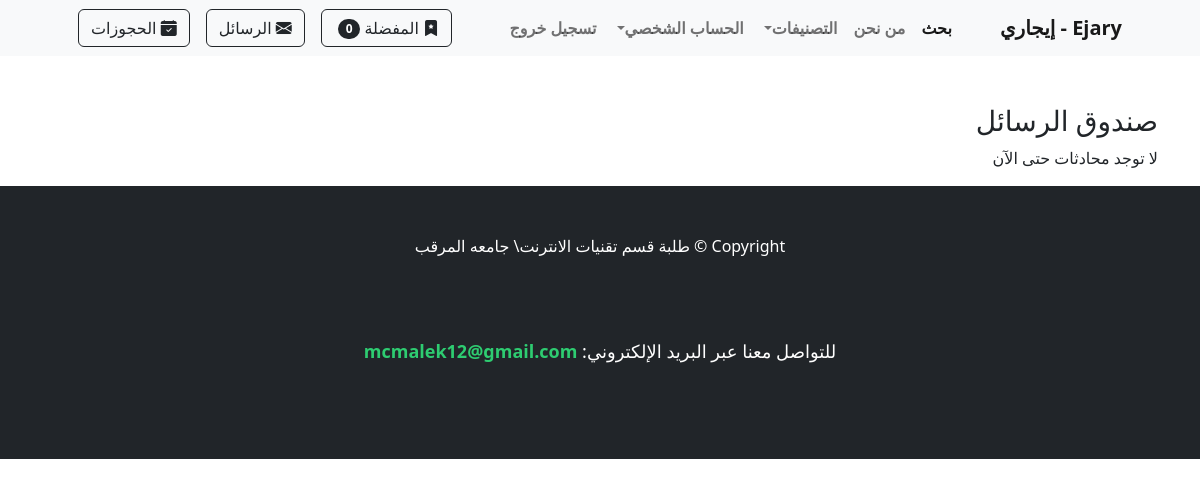
Before: /inbox/ (signed in) with the older database file.
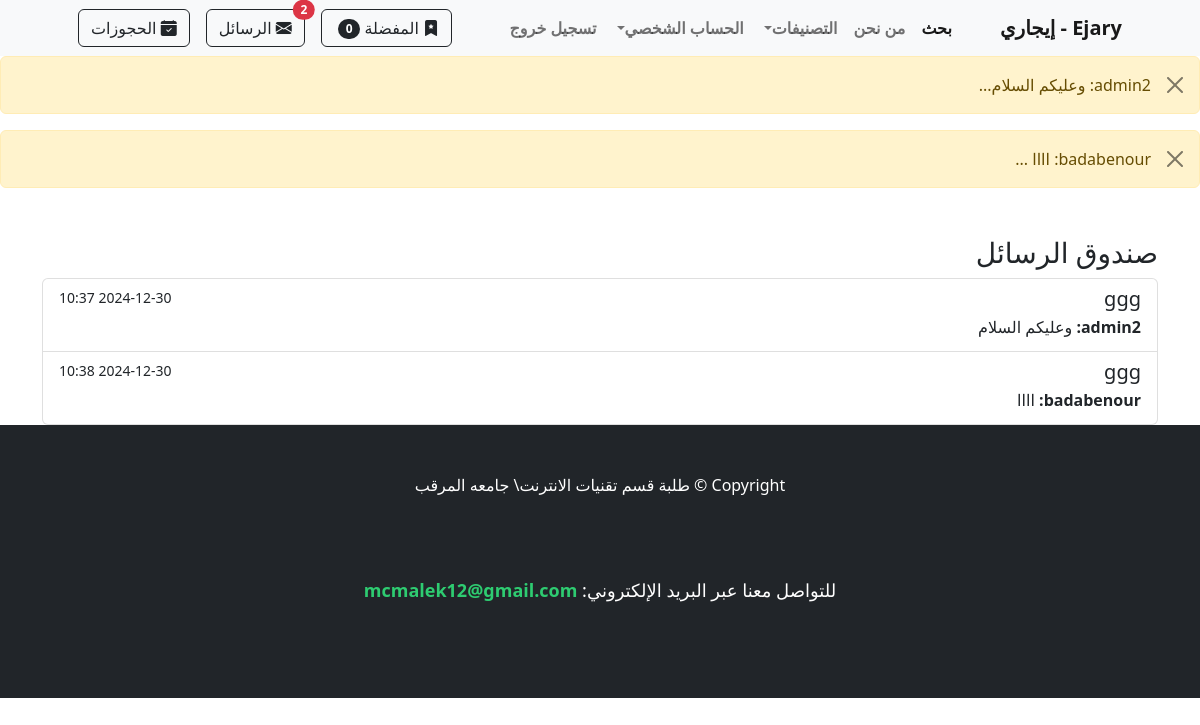
After: the same page with the newer database file.
### store/models.py (models this page shows, shortened)
class ChatMessage(models.Model):
    product = models.ForeignKey(Product, on_delete=models.CASCADE)
    sender = models.ForeignKey(User, on_delete=models.CASCADE, related_name='sent_messages')
    receiver = models.ForeignKey(User, on_delete=models.CASCADE, related_name='received_messages')
    message = models.TextField()
    timestamp = models.DateTimeField(auto_now_add=True)
    is_read = models.BooleanField(default=False)
    def __str__(self):
   		 return f'{self.sender.username}: {self.message[:30]}...'

class Product(models.Model):
    name = models.CharField(max_length=100)
    price = models.DecimalField(default=0, decimal_places=2, max_digits=6)
    category = models.ForeignKey(Category, on_delete=models.CASCADE, default=1)
    description = models.CharField(max_length=250, default='', blank=True, null=True)
    image = models.ImageField(upload_to='uploads/product/')
    is_sale = models.BooleanField(default=False)
    sale_price = models.DecimalField(default=0, decimal_places=2, max_digits=6)
    user = models.ForeignKey(User, on_delete=models.CASCADE)  # المستخدم الذي أضاف الإعلان
    city = models.ForeignKey(City, on_delete=models.CASCADE, null=True, blank=True)  # المدينة
    phone_number = models.CharField(
        max_length=10,
        validators=[
            RegexValidator(
                regex=r'^(092|091|094|093)\d{7}$',
                message="Phone number must start with 092, 091, 094, or 093 and be 10 digits long."
            )
        ],
        help_text="Enter a valid phone number starting with 092, 091, 094, or 093."
    )

### store/views.py (the view)
# urls.py: path('inbox/', views.inbox, name='inbox'),
@login_required
def inbox(request):
    user_products = Product.objects.filter(user=request.user)
    messages = ChatMessage.objects.filter(product__in=user_products).values(
        'product', 'sender'
    ).annotate(last_message=Max('timestamp')).order_by('-last_message')
    last_messages = ChatMessage.objects.filter(
        timestamp__in=[msg['last_message'] for msg in messages]
    ).select_related('product', 'sender')
    context = {
        'messages': last_messages,
    }
    return render(request, 'inbox.html', context)

### cart/cart.py (called while the page is built)
	def __len__(self):
		return len(self.cart)

### cart/context_processors.py (called while the page is built)
def cart(request):
	return {'cart': Cart(request)}

### store/views.py (called while the page is built)
def categories_processor(request):
    return {
        'categories': Category.objects.all()
    }

def base_context(request):
    if request.user.is_authenticated:
        unread_count = ChatMessage.objects.filter(receiver=request.user, is_read=False).count()
    else:
        unread_count = 0
    return {'unread_count': unread_count}

### store/templates/inbox.html
{% extends 'base.html' %}
{% block content %}
<div class="container mt-5">
    <h3>صندوق الرسائل</h3>
    <div class="list-group">
        {% for msg in messages %}
            <a href="{% url 'chat' msg.product.id msg.sender.id %}" class="list-group-item list-group-item-action">
                <div class="d-flex w-100 justify-content-between">
                    <h5 class="mb-1">{{ msg.product.name }}</h5>
                    <small>{{ msg.timestamp|date:"Y-m-d H:i" }}</small>
                </div>
                <p class="mb-1"><strong>{{ msg.sender.username }}:</strong> {{ msg.message|truncatewords:10 }}</p>
            </a>
        {% empty %}
            <p>لا توجد محادثات حتى الآن</p>
        {% endfor %}
    </div>
</div>
{% endblock %}

### store/templates/base.html (shortened to what this page needs)
{% load static %}
<!DOCTYPE html>
<html dir="rtl" lang="ar">
<head>
    <link href="https://cdn.jsdelivr.net/npm/bootstrap-icons@1.5.0/font/bootstrap-icons.css" rel="stylesheet" />
    <link href="{% static 'css/styles.css' %}" rel="stylesheet" />
</head>
<body>
    {% include 'navbar.html' %}
    {% if messages %}
    {% for message in messages %}
    <div class="alert alert-warning alert-dismissible fade show" role="alert">
        {{ message }}
        <button type="button" class="btn-close" data-bs-dismiss="alert" aria-label="Close"></button>
    </div>
    {% endfor %}
    {% endif %}
    {% block content %}
    {% endblock %}
    <footer class="py-5 bg-dark">
        <div class="container">
            <p class="m-0 text-center text-white">Copyright &copy; طلبة قسم تقنيات الانترنت\ جامعه المرقب</p>
            <section style="text-align: center; padding: 30px; background-color: #212529; margin-top: 50px;">
                <p style="font-size: 18px; color: #ffffff;">
                    للتواصل معنا عبر البريد الإلكتروني:
                    <a
                        href="mailto:contact@example.com"
                        style="color: #2ecc71; text-decoration: none; font-weight: bold;"
                    >
                        mcmalek12@gmail.com
                    </a>
                </p>
            </section>
        </div>
    </footer>
</body>
</html>

Changed rows visible on the page:
added ChatMessage: sender+message "admin2: وعليكم السلام...", product.name "ggg", timestamp "2024-12-30 10:37", sender.username "admin2", message "وعليكم السلام"
added ChatMessage: sender+message "badabenour: اااا ...", product.name "ggg", timestamp "2024-12-30 10:38", sender.username "badabenour", message "اااا"
Other visible differences:
{{ unread_count }}: (not shown) → "2"
text no longer shown: "لا توجد محادثات حتى الآن"
